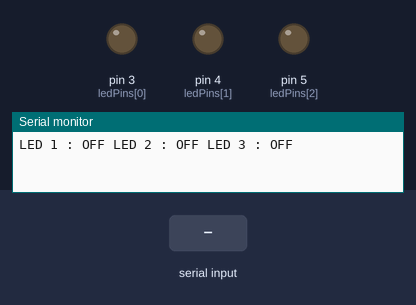
A sketch run on a simulated Arduino Uno, built with avr-gcc and run on an emulated ATmega328P. On the bench: output pins drawn as LEDs (lit = HIGH), the last lines printed to the serial monitor. The test bench sets the inputs (shaded band).

Above: at 1.2 s.
1.3 s: "90,45\n" received over Serial
At 1.7 s:
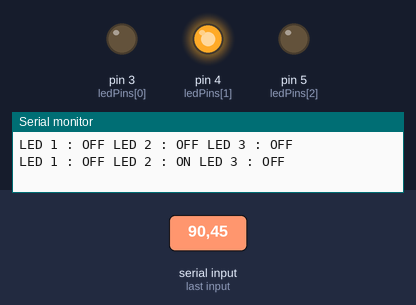
2.8 s: "30,150\n" received over Serial
At 4.0 s:
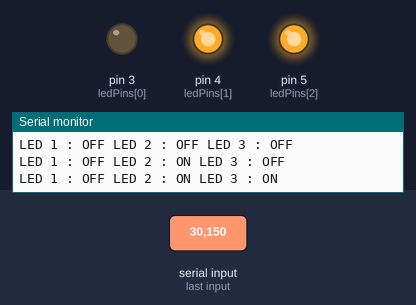
4.3 s: "5\n" received over Serial
At 5.0 s:
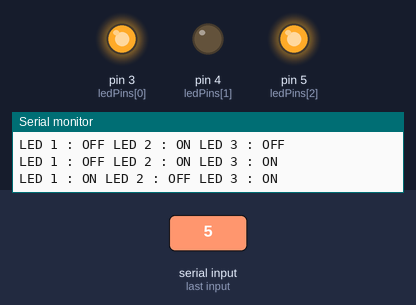
5.8 s: "90\n" received over Serial
At 6.2 s:
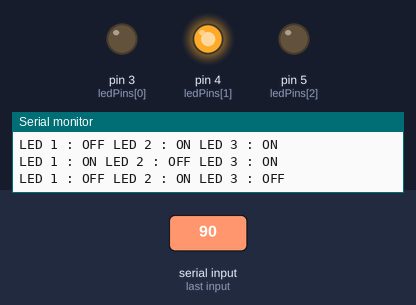
7.3 s: "200\n" received over Serial
At 8.6 s:
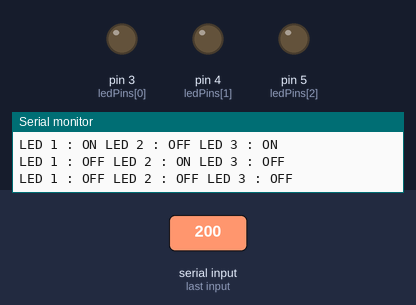
Timing chart, 0 to 9.8 s (numbered marks = the images above; inputs shaded):
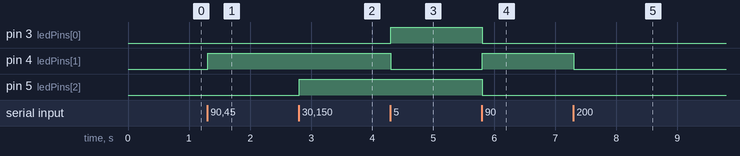

Measured:
- after the input at 1.3 s, pin 4 (ledPins[1]): LOW → HIGH at once
- after the input at 2.8 s, pin 5 (ledPins[2]): LOW → HIGH at once
- after the input at 4.3 s, pin 3 (ledPins[0]): LOW → HIGH at once; pin 4 (ledPins[1]): HIGH → LOW at once
- after the input at 5.8 s, pin 3 (ledPins[0]), pin 5 (ledPins[2]): HIGH → LOW at once; pin 4 (ledPins[1]): LOW → HIGH at once
- after the input at 7.3 s, pin 4 (ledPins[1]): HIGH → LOW at once

The sketch:

sketch_sep22a.ino
```cpp
int ledPins[] = {3, 4, 5};
String inputString = "0";

void setup() {
  Serial.begin(9600);
  for(int i = 0; i < 3; i++)
  {
    pinMode(ledPins[i], OUTPUT);
  }
  LEDOnOff();
}

void loop() {}

void LEDOnOff(){
  long no = inputString.toInt();
  String echoStr = "";

  for(int i = 0; i < 3; i++)
  {
    int on_off = no & (0x01 << i);
    if(on_off){
      digitalWrite(ledPins[i], HIGH);
      echoStr = echoStr + "LED " + String(i + 1) + " : ON ";
    }
    else{
      digitalWrite(ledPins[i], LOW);
      echoStr = echoStr + "LED " + String(i + 1) + " : OFF ";
    }
  }
  Serial.println(echoStr);
}

void serialEvent(){
  char buffer[100] = "";

  if(Serial.available()){
    int len = Serial.readBytesUntil('\n', buffer, 99);
    buffer[len] = '\0';
    inputString = buffer;
    LEDOnOff();
  }
}
```
